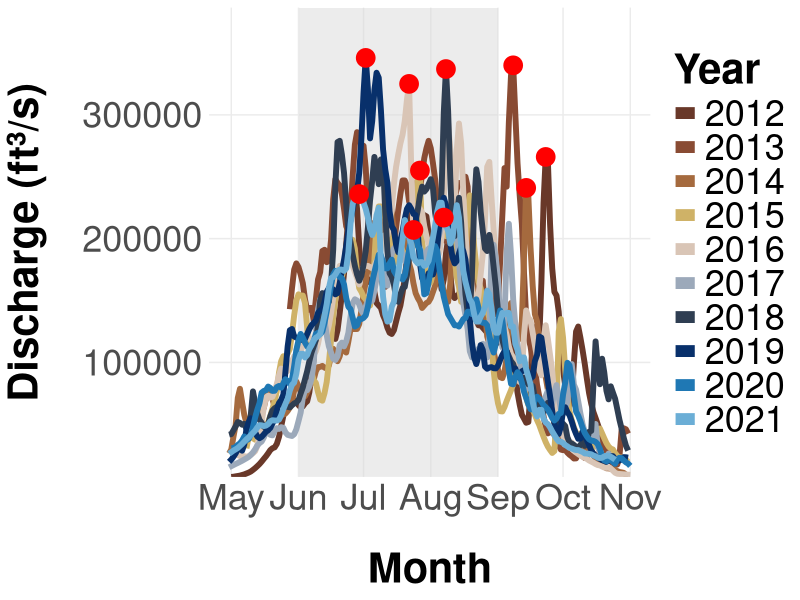

This figure's R source: (Note: this script raises an error after producing the figure.)
### Copper River Flow Data Figures 2011-2021

rm(list = ls())
FlowData <- read.csv("ALHcode/odata/million_dollar_bridge_discharge_data_1988-2025.csv") #7523 observations, 12 variables

# Load data
library(dplyr)
library(ggplot2)
library(lubridate)

FlowAll <- FlowData %>%
  mutate(
    Date = mdy(time),
    Year = year(Date),
    DOY  = yday(Date)
  ) %>%
  filter(
    Year %in% 2012:2021,
    Date >= make_date(Year, 5, 1),
    Date <= make_date(Year, 11, 1)
  )

# Peak per year (based on actual date, but plotted on DOY)
PeakFlow <- FlowAll %>%
  group_by(Year) %>%
  filter(value == max(value)) %>%
  slice(1)


year_colors <- c(
  "#693829FF",
  "#894B33FF",
  "#A56A3EFF",
  "#CFB267FF",
  "#D9C5B6FF",
  "#9CA9BAFF",
  "#2F3E52FF",
  "#08306B",
  "#1F78B4",
  "#6BAED6"
)





riverdischarge_overlay <- ggplot(
  FlowAll,
  aes(x = DOY, y = value, color = factor(Year))
) +
  
  # Shaded sampling window (June 1 – Sept 1 on DOY axis)
  geom_rect(
    data = data.frame(
      xmin = yday(as.Date("2020-06-01")),
      xmax = yday(as.Date("2020-09-01")),
      ymin = -Inf, ymax = Inf
    ),
    aes(xmin = xmin, xmax = xmax, ymin = ymin, ymax = ymax),
    inherit.aes = FALSE,
    fill = "gray85", alpha = 0.5
  ) +
  scale_color_manual(values = year_colors) + 
  # ll years overlaid
  geom_line(linewidth = 2, alpha = 1) +
  
  # Peak points
  geom_point(
    data = PeakFlow,
    aes(x = DOY, y = value),
    inherit.aes = FALSE,
    size = 6,
    color = "red"
  ) +
  
  scale_x_continuous(
    breaks = yday(as.Date(paste0("2020-", c("04-01","05-01","06-01","07-01","08-01","09-01", "10-01", "11-01")))),
    labels = c("Apr","May","Jun","Jul","Aug","Sep", "Oct", "Nov")
  ) +
  
  scale_y_continuous(
    labels = function(x) format(x, scientific = FALSE),
    expand = expansion(mult = c(0, 0.12))
  ) +
  
  labs(
    x = "Month",
    y = "Discharge (ft³/s)",
    color = "Year"
  ) +
  
  theme_minimal() +
  theme(
    axis.title.y = element_text(margin = margin(r = 25)),
    axis.title.x = element_text(margin = margin(t = 25)),
    panel.grid.minor = element_blank(),
    axis.text = element_text(size = 26),
    axis.title = element_text(size = 30, face = "bold"),
    plot.title = element_text(size = 30, face = "bold", hjust = 0.5),
    legend.text = element_text(size = 26),
    legend.title = element_text(size = 30, face = "bold"),
    legend.position = "right"
  ) + 
  guides(color = guide_legend(override.aes = list(linewidth = 4)))

riverdischarge_overlay

ggsave(
  filename = "ALHcode/AIC/AICFigures/CopperRiver_AnnualDischarge.jpeg",    # output file name
  plot = riverdischarge_overlay,              # the ggplot object
  width = 22,                     # width in inches
  height = 12,                    # height in inches
  dpi = 300                        # resolution (higher = better quality)
)




#mean flow from 2012-2021 in form of one single line
MeanFlow <- FlowAll %>%
  group_by(DOY) %>%
  summarise(
    mean_value = mean(value, na.rm = TRUE)
  )

PeakMean <- MeanFlow %>%
  filter(mean_value == max(mean_value)) %>%
  slice(1)


### Combine two plots such that all lines are still present along with a mean line ###
riverdischarge_combined <- riverdischarge_overlay +
  # Mean hydrograph (single bold line)
  geom_line(
    data = MeanFlow,
    aes(x = DOY, y = mean_value),
    inherit.aes = FALSE,
    color = "navy",
    linewidth = 4
  ) +
  # Peak of mean hydrograph
  geom_point(
    data = PeakMean,
    aes(x = DOY, y = mean_value),
    inherit.aes = FALSE,
    size = 7,
    color = "red"
  )

riverdischarge_combined

ggsave(
  filename = "ALHcode/AIC/AICFigures/CopperRiver_YearlyAndMeanDischarge_2012-2021.jpeg",    # output file name
  plot = riverdischarge_combined,              # the ggplot object
  width = 22,                     # width in inches
  height = 12,                    # height in inches
  dpi = 300                        # resolution (higher = better quality)
)



#### For just 2019-2021
#download data
rm(list = ls())
FlowData <- read.csv("ALHcode/odata/million_dollar_bridge_discharge_data_1988-2025.csv") #7523 observations, 12 variables


#structure
str(FlowData) #value is integer, time is character

#packages
library(dplyr)
library(ggplot2)
library(lubridate)

#convert time to data via lubridate
FlowData <- FlowData %>%
  mutate(Date = mdy(time))  # convert to Date format
str(FlowData)

#filter data for each year of interest
Flow2011 <- FlowData %>% filter(year(Date) == 2011)
Flow2012 <- FlowData %>% filter(year(Date) == 2012)
Flow2013 <- FlowData %>% filter(year(Date) == 2013)
Flow2014 <- FlowData %>% filter(year(Date) == 2014)
Flow2015 <- FlowData %>% filter(year(Date) == 2015)
Flow2016 <- FlowData %>% filter(year(Date) == 2016)
Flow2017 <- FlowData %>% filter(year(Date) == 2017)
Flow2018 <- FlowData %>% filter(year(Date) == 2018)
Flow2019 <- FlowData %>% filter(year(Date) == 2019)
Flow2020 <- FlowData %>% filter(year(Date) == 2020)
Flow2021 <- FlowData %>% filter(year(Date) == 2021)

#individual plots
ggplot(Flow2019, aes(x = Date, y = value)) +
  geom_line(color = "steelblue") +
  labs(title = "Discharge at Million Dollar Bridge - 2019",
       x = "Date", y = "Discharge (ft³/s)") +
  scale_y_continuous(labels = function(x) format(x, scientific = FALSE)) +
  theme_minimal()


ggplot(Flow2020, aes(x = Date, y = value)) +
  geom_line(color = "darkgreen") +
  labs(title = "Discharge at Million Dollar Bridge - 2020",
       x = "Date", y = "Discharge (ft³/s)") +
  scale_y_continuous(labels = function(x) format(x, scientific = FALSE)) +
  theme_minimal()

ggplot(Flow2021, aes(x = Date, y = value)) +
  geom_line(color = "firebrick") +
  labs(title = "Discharge at Million Dollar Bridge - 2021",
       x = "Date", y = "Discharge (ft³/s)") +
  scale_y_continuous(labels = function(x) format(x, scientific = FALSE)) +
  theme_minimal()



### Now visualize as facets with frozen y axis
library(dplyr)
library(ggplot2)

# Combine the data
FlowFacet <- FlowData %>%
  mutate(Date = mdy(time),
         Year = year(Date)) %>%
  filter(Year %in% c(2019, 2020, 2021)) %>%
  mutate(
    start_date = make_date(Year, 1, 1),
    end_date   = make_date(Year, 10, 1)
  )

# Faceted plot with shared (frozen) y-axis
ggplot(FlowFacet, aes(x = Date, y = value, color = as.factor(Year))) +
  geom_line(show.legend = FALSE) +
  facet_wrap(~ Year, ncol = 1, scales = "free_x") +  # free_x fixes your issue
  labs(title = "Discharge at Million Dollar Bridge (2019–2021)",
       x = "Date", y = "Discharge (ft³/s)") +
  scale_y_continuous(labels = function(x) format(x, scientific = FALSE)) +
  scale_color_manual(values = c("steelblue", "darkgreen", "firebrick")) +
  theme_minimal(base_size = 13) +
  theme(
    strip.text = element_text(face = "bold", size = 12),
    panel.grid.minor = element_blank()
  )


FlowFacet <- FlowData %>%
  mutate(Date = mdy(time),
         Year = year(Date)) %>%
  filter(
    Year %in% c(2019, 2020, 2021),
    Date >= make_date(Year, 4, 1),    # start April 1
    Date <= make_date(Year, 10, 25)   # end October 25
  )

ggplot(FlowFacet, aes(x = Date, y = value, color = as.factor(Year))) +
  geom_line(show.legend = FALSE) +
  facet_wrap(~ Year, ncol = 1, scales = "free_x") +
  labs(title = "Discharge at Million Dollar Bridge (2019–2021)",
       x = "Date", y = "Discharge (ft³/s)") +
  scale_y_continuous(labels = function(x) format(x, scientific = FALSE)) +
  scale_color_manual(values = c("steelblue", "darkgreen", "firebrick")) +
  theme_minimal(base_size = 13) +
  theme(
    strip.text = element_text(face = "bold", size = 12),
    panel.grid.minor = element_blank()
  )




### Plot with shaded regions for sampling season
ggplot(FlowFacet, aes(x = Date, y = value)) +
  # shaded region: June 1 – Aug 1 for each year
  geom_rect(
    data = distinct(FlowFacet, Year) %>%
      mutate(xmin = make_date(Year, 6, 1),
             xmax = make_date(Year, 8, 1),
             ymin = -Inf, ymax = Inf),
    aes(xmin = xmin, xmax = xmax, ymin = ymin, ymax = ymax),
    fill = "gray85", alpha = 0.5, inherit.aes = FALSE
  ) +
  geom_line(aes(color = as.factor(Year)), linewidth = 1, show.legend = FALSE) +
  facet_wrap(~ Year, ncol = 1, scales = "free_x") +
  scale_x_date(date_labels = "%b", date_breaks = "1 month") +
  scale_y_continuous(labels = function(x) format(x, scientific = FALSE)) +
  scale_color_manual(values = c("steelblue", "darkgreen", "firebrick")) +
  labs(
    title = "Discharge at Million Dollar Bridge (Apr 1 – Oct 25, 2019–2021)",
    y = "Discharge (ft³/s)",
    x = NULL
  ) +
  theme_minimal(base_size = 13) +
  theme(
    strip.text = element_text(face = "bold", size = 15),
    panel.grid.minor = element_blank(),
    axis.text = element_text(size = 14),       # tick label size
    axis.title = element_text(size = 16, face = "bold"),
    plot.title = element_text(size = 16, face = "bold", hjust = 0.5)
  )






riverdischarge <- ggplot(FlowFacet, aes(x = Date, y = value)) +
  # shaded region: June 1 – Aug 1
  geom_rect(
    data = distinct(FlowFacet, Year) %>%
      mutate(xmin = make_date(Year, 6, 1),
             xmax = make_date(Year, 9, 1),
             ymin = -Inf, ymax = Inf),
    aes(xmin = xmin, xmax = xmax, ymin = ymin, ymax = ymax),
    fill = "gray85", alpha = 0.5, inherit.aes = FALSE
  ) +
  geom_line(aes(color = as.factor(Year)), linewidth = 2, show.legend = FALSE) +
  # max point per year (take first if ties)
  geom_point(
    data = FlowFacet %>% group_by(Year) %>% filter(value == max(value)) %>% slice(1),
    aes(x = Date, y = value),
    color = "red", size = 6
  ) +
  geom_text(
    data = FlowFacet %>% group_by(Year) %>% filter(value == max(value)) %>% slice(1),
    aes(x = Date, y = value, label = value),
    vjust = -0.5, color = "red", size = 8
  ) +
  facet_wrap(~ Year, ncol = 1, scales = "free_x") +
  scale_x_date(date_labels = "%b", date_breaks = "1 month") +
  scale_y_continuous(
    labels = function(x) format(x, scientific = FALSE),
    expand = expansion(mult = c(0, 0.15))  # add 10% space above
  ) +
  scale_color_manual(values = c("steelblue", "darkgreen", "firebrick")) +
  labs(
    y = "Discharge (ft³/s)",
    x = NULL
  ) +
  theme_minimal(base_size = 13) +
  theme(
    strip.text = element_text(face = "bold", size = 30),
    panel.grid.minor = element_blank(),
    axis.text = element_text(size = 24),
    axis.title.y = element_text(size = 30, face = "bold", margin = margin(r = 10))
  )


 